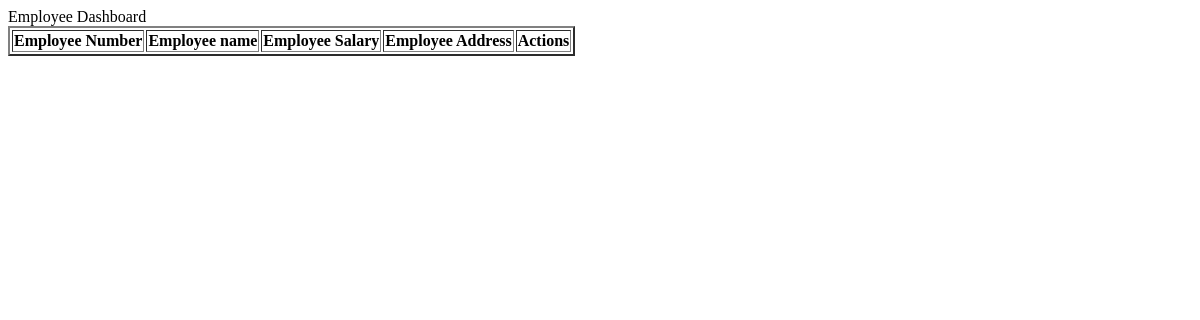
The page /crud on the database as committed earlier.
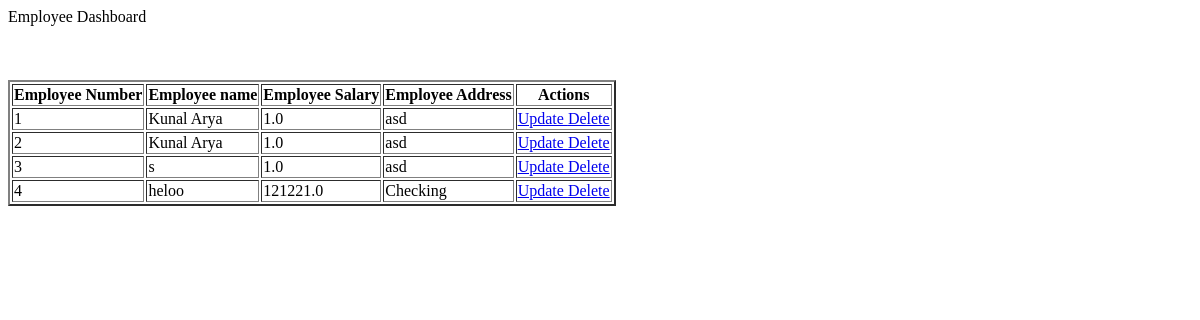
The same page on the database as committed later.
### FirstProject/models.py (models this page shows)
class Employee(models.Model):
    ename = models.CharField( max_length=50)
    esalary = models.FloatField(max_length = 50)
    eadd = models.CharField(max_length = 100)

### FirstProject/view.py (the view)
# urls.py: path('crud', crud, name= 'crud'),
def crud(request):
    e = Employee.objects.all
    return render(request, 'crud.html', {'data':e})

### templates/crud.html (shortened to what this page needs)
<!DOCTYPE html>
<html lang="en">
<head>
</head>
<body>
    Employee Dashboard
    <table border="2">
        <thead>
            <th>Employee Number</th>
            <th>Employee name</th>
            <th>Employee Salary</th>
            <th>Employee Address</th>
            <th>Actions</th>
        </thead>
        {% for i in data %}
        <tr>
        <td>{{i.id}}</td>
        <td>{{i.ename}}</td>
        <td>{{i.esalary}}</td>
        <td>{{i.eadd}}</td>
        <td>
            <a href="/updatedata/{{i.id}}">Update </a>
            <a href="/deletedata/{{i.id}}">Delete</a>
        </td><br>
        </tr>
        {% endfor %}
    </table>
</body>
</html>

Rows that differ between the two databases and show on the page:
added Employee: id "1", ename "Kunal Arya", esalary "1.0", eadd "asd"
added Employee: id "2", ename "Kunal Arya", esalary "1.0", eadd "asd"
added Employee: id "3", ename "s", esalary "1.0", eadd "asd"
added Employee: id "4", ename "heloo", esalary "121221.0", eadd "Checking"
